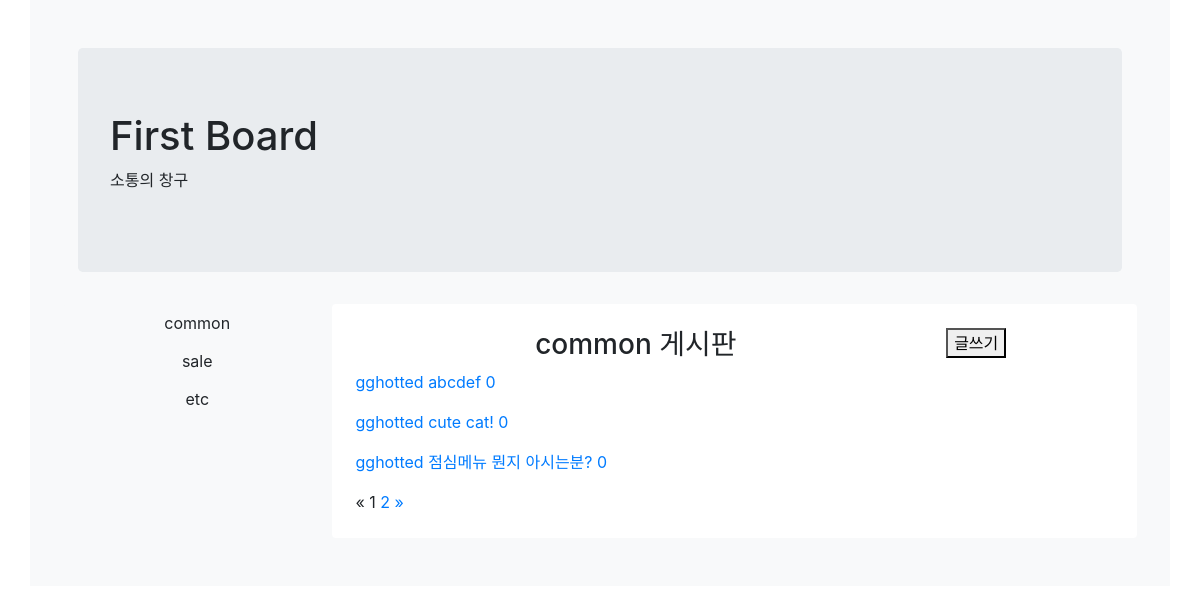
Page /board/common/0/list on the earlier database version.
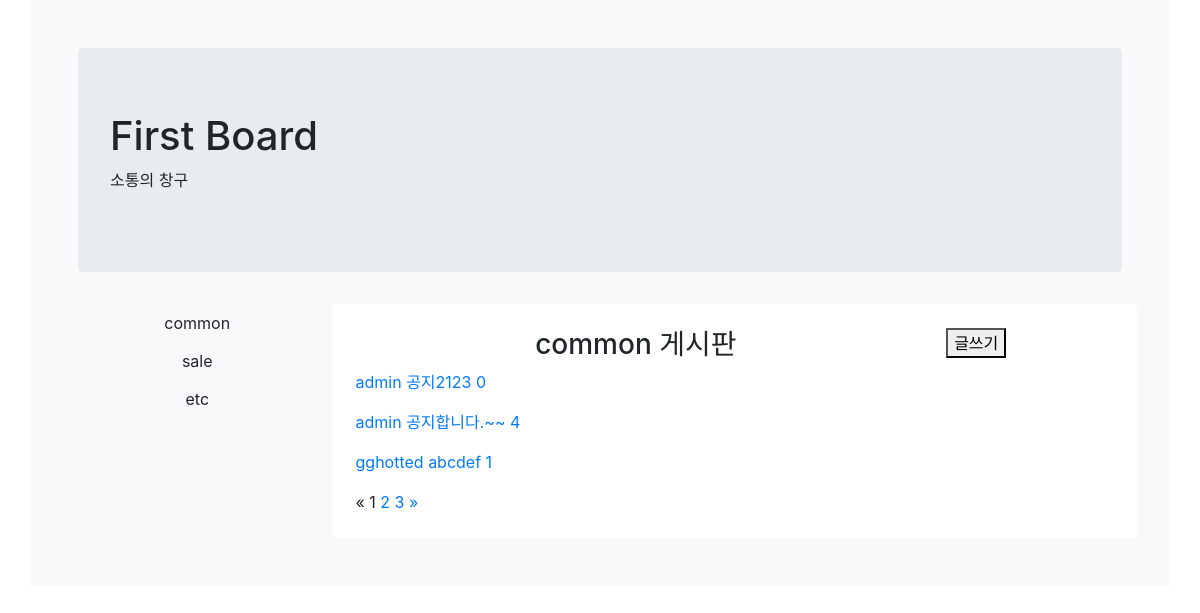
Same page on the later database version.
### board/models.py (models this page shows, shortened)
class Board(models.Model):
    author = models.ForeignKey('auth.User', on_delete=models.CASCADE)
    title = models.CharField(max_length=200)
    text = models.TextField()
    created_date = models.DateTimeField(default=timezone.now)
    views = models.PositiveIntegerField(default=0)
    image = models.CharField(max_length=200, null=True, blank=True)
    category = models.CharField(max_length=10, default='common')
    class Meta:
        ordering = ['-created_date']

### board/views.py (the view, shortened to what this page needs)
# urls.py: path('<int:pk>/<mode>', views.ViewManager.as_view(), name='manager'),
class ViewManager(View):
    def get(self, request, mode, pk, category):
        if mode == 'list':
            posts = models.Board.objects.all()
            if category:
                posts = posts.filter(category=category)
            page = request.GET.get('page', 1)
            paginator = Paginator(posts, 3)
            posts = paginator.page(page)
            return render(request, "board/list.html", {'posts': posts})
        elif mode == 'detail':
            post = get_object_or_404(models.Board, pk=pk)  # id or pk
            post.views += 1
            post.save()
            return render(request, "board/detail.html", {"post": post})
        elif mode == 'add':
            form = forms.BoardForm()
            return render(request, 'board/edit.html', {'form': form})
        elif mode == 'edit':
            post = get_object_or_404(models.Board, pk=pk)
            form = forms.BoardForm(instance=post)
            return render(request, 'board/edit.html', {'form': form})
        else:
            return HttpResponse('ERROR PAGE')

### utils/context_processors.py (called while the page is built)
def url_params(request):
    return {'url_params': request.resolver_match.kwargs}

def categories(request):
    return {'categories': settings.CATEGORIES}

### templates/board/list.html
{% extends 'board/base.html' %}
{% block content %}
    <div class="row">
        <div class="col">
            <p class="h3 w-100 text-center">{{url_params.category}} 게시판</p>
        </div>
        <div class="col-3">
            <button class="mr-1" type="button" onclick="location.href='{% url 'board:manager' url_params.category 0 'add' %}' ">글쓰기</button>
        </div>
    </div>
    {% for post in posts %}
        <p><a class="post" href="{% url 'board:manager' post.category post.id 'detail' %}">{{post.author}} {{post.title}} {{post.views}}</a></p>
    {% endfor %}
    {% if posts.has_other_pages %}
        {% if posts.has_previous %}
          <a href="?page={{ posts.previous_page_number }}">&laquo;</a>
        {% else %}
          <span>&laquo;</span>
        {% endif %}
        {% for i in posts.paginator.page_range%}
          {% if posts.number == i %}
            <span>{{ i }} </span>
          {% else %}
            <a href="?page={{ i }}">{{ i }}</a>
          {% endif %}
        {% endfor %}
        {% if posts.has_next %}
            <a href="?page={{ posts.next_page_number }}">&raquo;</a>
        {% else %}
            <span>&raquo;</span>
        {%endif %}
    {%endif%}
{% endblock %}

Differences in the rows shown:
no longer on this page (row unchanged): Board: author "gghotted", title "cute cat!", views "0"
no longer on this page (row unchanged): Board: author "gghotted", title "점심메뉴 뭔지 아시는분?", views "0"
added Board: author "admin", title "공지2123", views "0"
added Board: author "admin", title "공지합니다.~~", views "4"
changed Board "abcdef": views "0" → "1"
Other differences:
new list line: "3"
